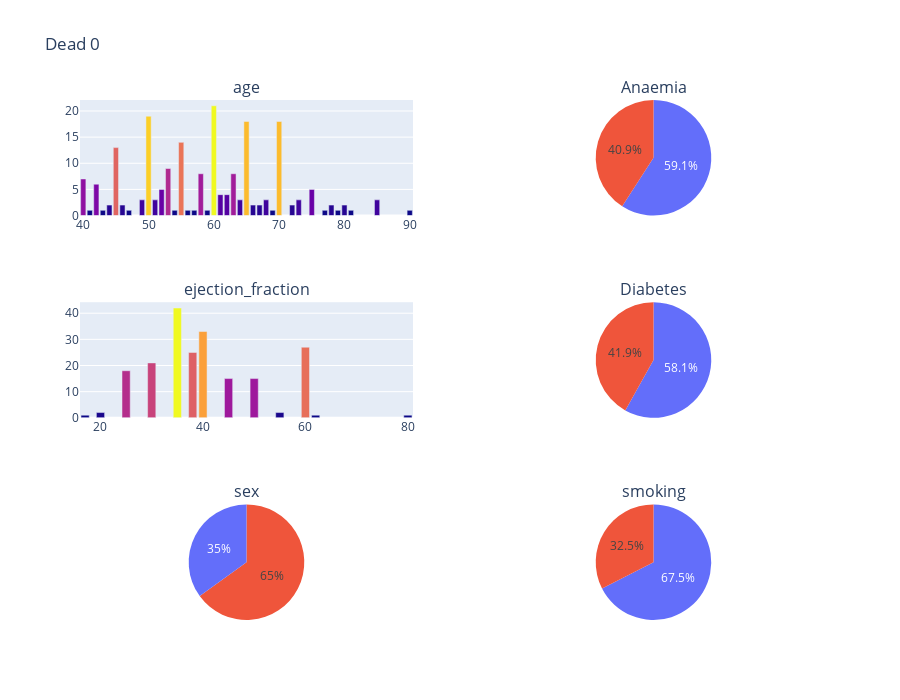

Notebook code for this chart:
### Code cell
%matplotlib inline 
plot(age_0, anaemia_0, ejection_0, diabetes_0,sex_0, smoking_0, "Dead 0")

### Figure 1 — Plotly figure (JSON) as saved in the notebook; plotly's stock layout.template omitted (floating-point values rounded to 4 significant figures)
{"data": [{"marker": {"color": [7, 1, 6, 1, 2, 13, 2, 1, 3, 19, 3, 5, 9, 1, 14, 1, 1, 8, 1, 21, 4, 4, 8, 3, 18, 2, 2, 3, 1, 18, 2, 3, 5, 1, 2, 1, 2, 1, 3, 1]}, "type": "bar", "x": [40, 41, 42, 43, 44, 45, 46, 47, 49, 50, 51, 52, 53, 54, 55, 56, 57, 58, 59, 60, 61, 62, 63, 64, 65, 66, 67, 68, 69, 70, 72, 73, 75, 77, 78, 79, 80, 81, 85, 90], "xaxis": "x", "y": [7, 1, 6, 1, 2, 13, 2, 1, 3, 19, 3, 5, 9, 1, 14, 1, 1, 8, 1, 21, 4, 4, 8, 3, 18, 2, 2, 3, 1, 18, 2, 3, 5, 1, 2, 1, 2, 1, 3, 1], "yaxis": "y"}, {"domain": {"x": [0.55, 1], "y": [0.7778, 1]}, "labels": [0, 1], "type": "pie", "values": [120, 83]}, {"marker": {"color": [1, 2, 18, 21, 42, 25, 33, 15, 15, 2, 27, 1, 1]}, "type": "bar", "x": [17, 20, 25, 30, 35, 38, 40, 45, 50, 55, 60, 62, 80], "xaxis": "x2", "y": [1, 2, 18, 21, 42, 25, 33, 15, 15, 2, 27, 1, 1], "yaxis": "y2"}, {"domain": {"x": [0.55, 1], "y": [0.3889, 0.6111]}, "labels": [0, 1], "type": "pie", "values": [118, 85]}, {"domain": {"x": [0, 0.45], "y": [0, 0.2222]}, "labels": [0, 1], "type": "pie", "values": [71, 132]}, {"domain": {"x": [0.55, 1], "y": [0, 0.2222]}, "labels": [0, 1], "type": "pie", "values": [137, 66]}], "layout": {"annotations": [{"font": {"size": 16}, "showarrow": false, "text": "age", "x": 0.225, "xanchor": "center", "xref": "paper", "y": 1, "yanchor": "bottom", "yref": "paper"}, {"font": {"size": 16}, "showarrow": false, "text": "Anaemia", "x": 0.775, "xanchor": "center", "xref": "paper", "y": 1, "yanchor": "bottom", "yref": "paper"}, {"font": {"size": 16}, "showarrow": false, "text": "ejection_fraction", "x": 0.225, "xanchor": "center", "xref": "paper", "y": 0.6111, "yanchor": "bottom", "yref": "paper"}, {"font": {"size": 16}, "showarrow": false, "text": "Diabetes", "x": 0.775, "xanchor": "center", "xref": "paper", "y": 0.6111, "yanchor": "bottom", "yref": "paper"}, {"font": {"size": 16}, "showarrow": false, "text": "sex", "x": 0.225, "xanchor": "center", "xref": "paper", "y": 0.2222, "yanchor": "bottom", "yref": "paper"}, {"font": {"size": 16}, "showarrow": false, "text": "smoking", "x": 0.775, "xanchor": "center", "xref": "paper", "y": 0.2222, "yanchor": "bottom", "yref": "paper"}], "height": 700, "showlegend": false, "title": {"text": "Dead 0"}, "xaxis": {"anchor": "y", "domain": [0, 0.45]}, "xaxis2": {"anchor": "y2", "domain": [0, 0.45]}, "yaxis": {"anchor": "x", "domain": [0.7778, 1]}, "yaxis2": {"anchor": "x2", "domain": [0.3889, 0.6111]}}}
